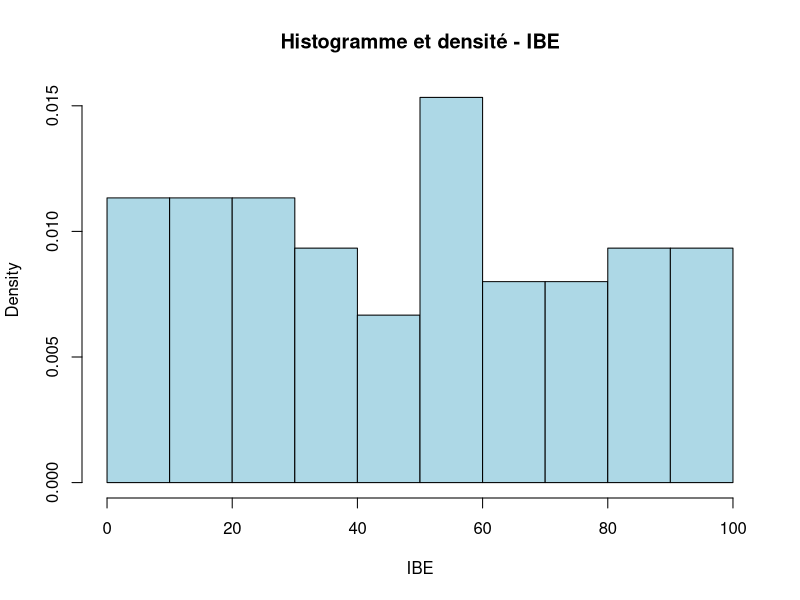
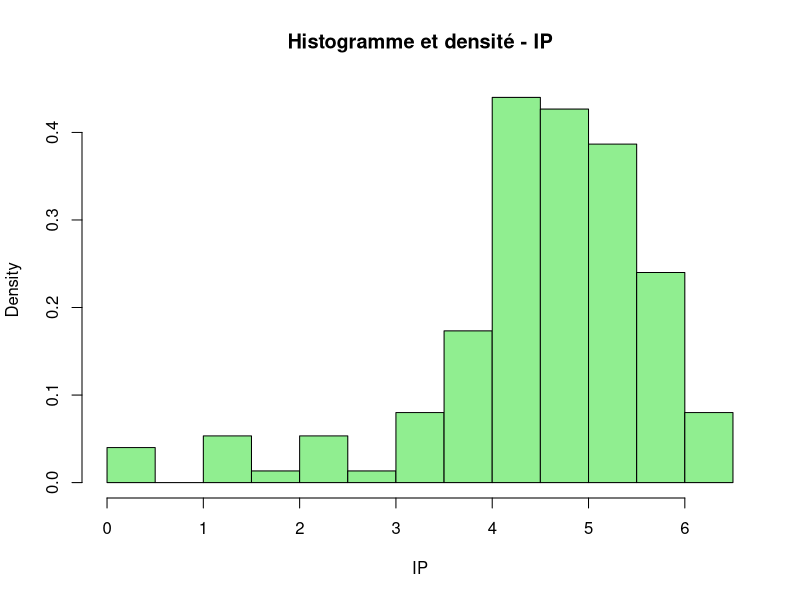
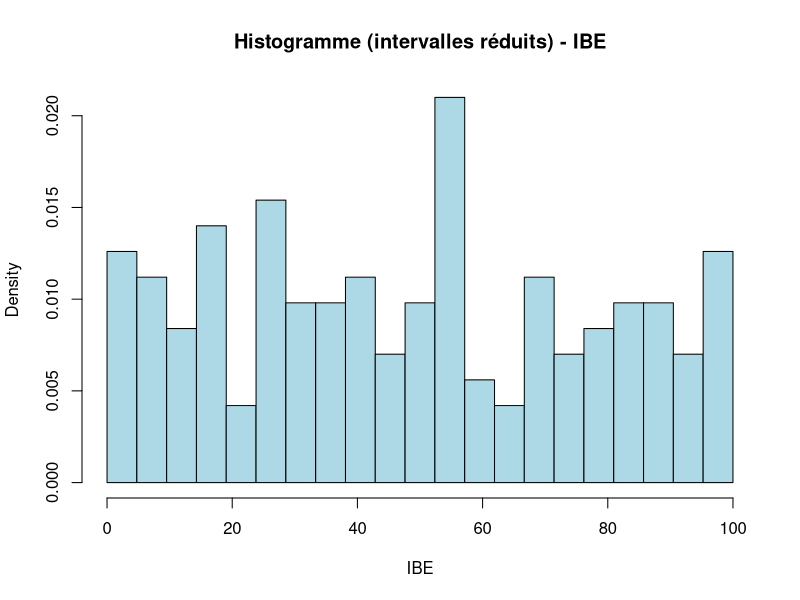
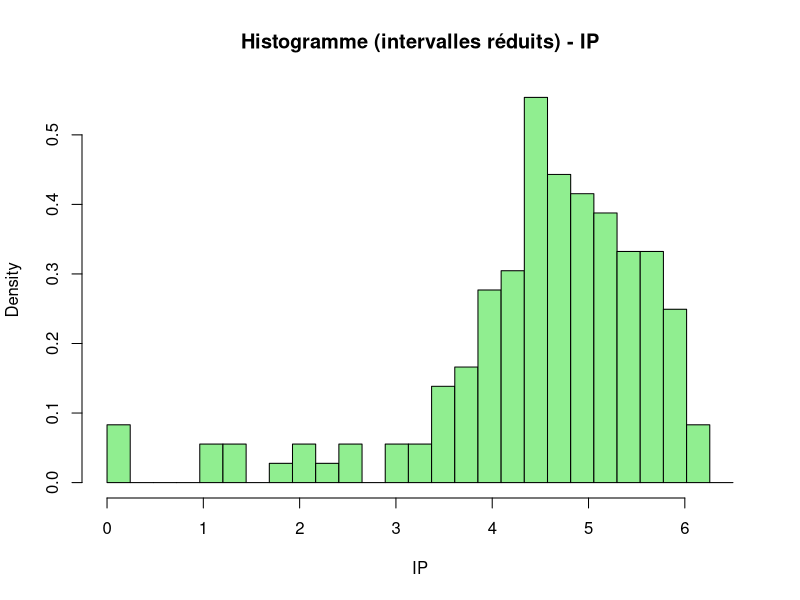
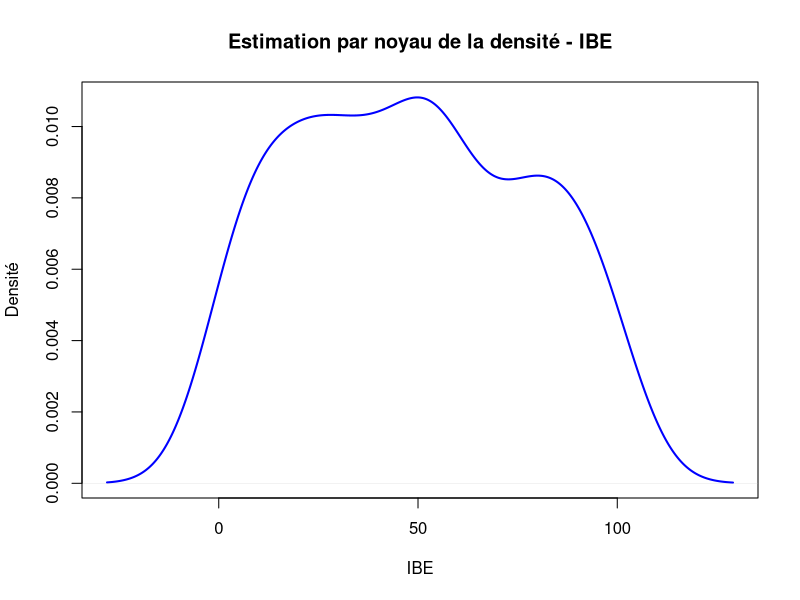
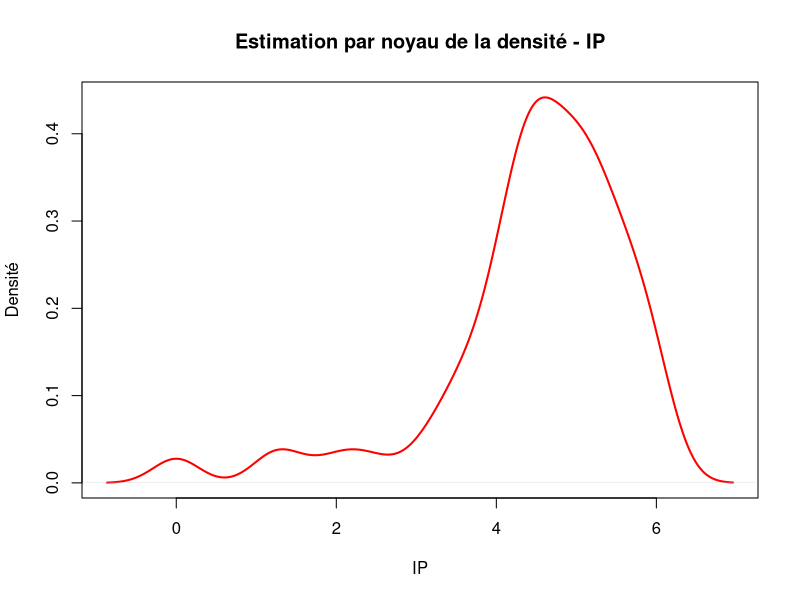
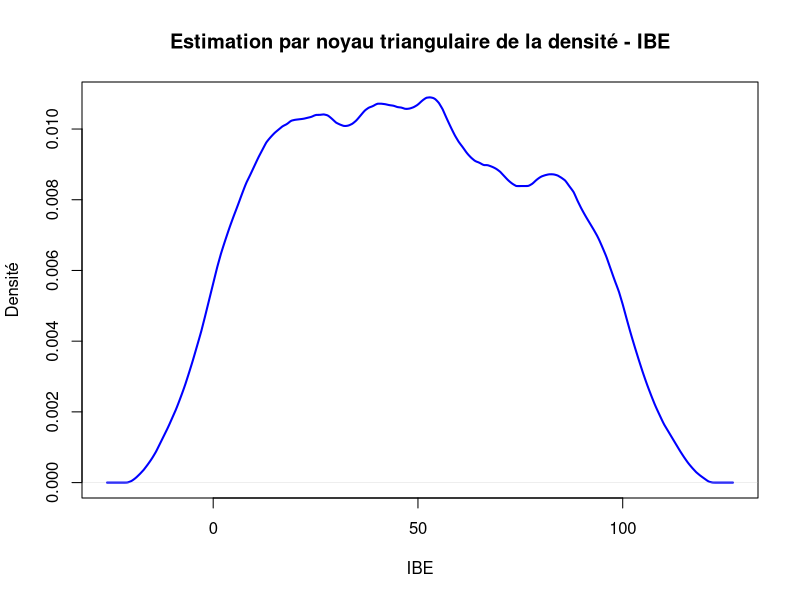
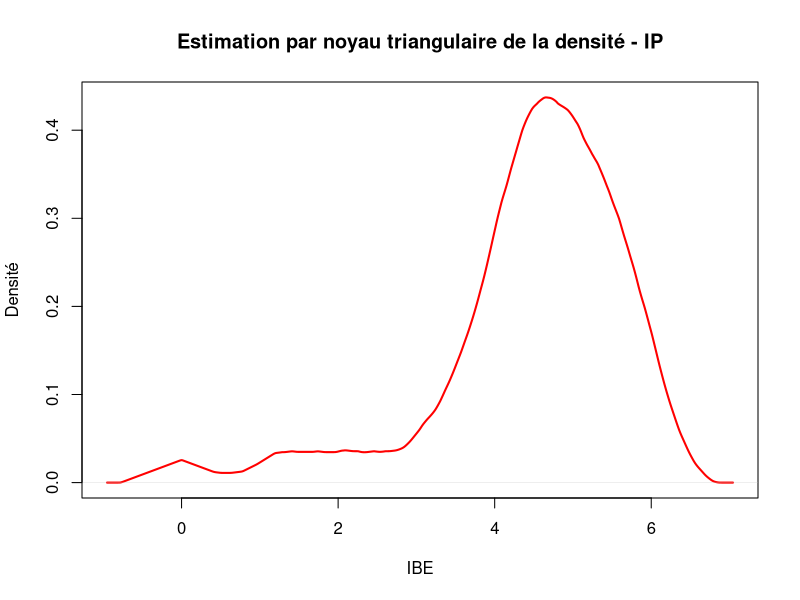

These charts were generated, in order, by the following R code:
# Prépatation de l'environnement et des données
setwd("F:/M1 MIAGE UEVE/Statistique/TP")
data <- read.csv("psychology.csv")

# Q1 Calculez des statistiques descriptives des distributions de l’IBE et de l’IP : moyenne, médiane, écart-type, IQR.

means <- apply(data, 2, mean)
medians <- apply(data, 2, median)
sds <- apply(data, 2, sd)
iqrs <- apply(data, 2, IQR)

result <- data.frame(
  Mean = means,
  Median = medians,
  SD = sds,
  IQR = iqrs
)
print("************** Question 1 **************")
print(result)
print("****************************************")

# Q2 Affichez une estimation de densité par histogramme pour chacune des deux variables : IBE et IP 
hist_IBE = hist(data$IBE, freq = FALSE, main = "Histogramme et densité - IBE",xlab = "IBE", col = "lightblue", border = "black")

hist_IP = hist(data$IP, freq = FALSE, main = "Histogramme et densité - IP",
     xlab = "IP", col = "lightgreen", border = "black")

# Q3 Affichez les mêmes histogrammes que ceux de la question précédente, mais avec des largeurs d’intervalles divisées par deux
new_breaks_IBE <- seq(min(hist_IBE$breaks), max(hist_IBE$breaks), length.out = length(hist_IBE$breaks) * 2)
hist_IBE_breaks = hist(data$IBE, breaks =new_breaks_IBE,  freq = FALSE, main = "Histogramme (intervalles réduits) - IBE",xlab = "IBE", col = "lightblue", border = "black")

new_breaks_IP <- seq(min(hist_IP$breaks), max(hist_IP$breaks), length.out = length(hist_IP$breaks) * 2)
hist_IP_breaks = hist(data$IP,breaks = new_breaks_IP, freq = FALSE, main = "Histogramme (intervalles réduits) - IP",
                      xlab = "IP", col = "lightgreen", border = "black")

#Q4  Affichez une estimation par noyau de la densité (en anglais : kernel density estimation) pour chacune des deux variables : IBE et IP
kde_IBE <- density(data$IBE)
kde_IP <- density(data$IP)

plot(kde_IBE, main = "Estimation par noyau de la densité - IBE", 
     xlab = "IBE", ylab = "Densité", col = "blue", lwd = 2)

plot(kde_IP,main = "Estimation par noyau de la densité - IP",
     xlab = "IP", ylab = "Densité", col = "red", lwd = 2)

#Q5 Refaites la Q4 - en utilisant un noyau triangulaire et en changeant la méthode du choix de paramètre de lissage par un validation croisée biaisée
kde_IBE_BIS <- density(data$IBE, kernel = "triangular", bw = "SJ")
kde_IP_BIS <- density(data$IP, kernel = "triangular", bw = "SJ")


plot(kde_IBE_BIS, main = "Estimation par noyau triangulaire de la densité - IBE", 
     xlab = "IBE", ylab = "Densité", col = "blue", lwd = 2)

plot(kde_IP_BIS, main = "Estimation par noyau triangulaire de la densité - IP", 
     xlab = "IBE", ylab = "Densité", col = "red", lwd = 2)

#Q6 Afficher le nuage de points entre les deux variables IBE et IP. Au regard de ce graphique, comment décririez-vous la relation entre ces deux variables ?
plot(data$IBE, data$IP,
     main = "Nuage de points entre IBE et IP",
     xlab = "IBE", ylab = "IP",
     col = "blue", pch = 16)

#Q7 Trouvez une transformation des données permettant de linéariser la relation entre les deux variables et affichez le nuage de points 
plot(log(data$IBE), data$IP, 
     main = "Relation linéarisée entre log(IBE) et IP", 
     xlab = "log(IBE)", ylab = "IP", 
     col = "blue", pch = 16)

#Q8 À partir de ces données transformées, calculez le coefficient de corrélation de Pearson entre les deux variables. Calculez également les coefficients de corrélation de Spearman et Kendall.
coef_corr_Pearson <- cor(log(data$IBE), data$IP, method = "pearson")
coef_corr_Spearman <- cor(log(data$IBE), data$IP, method = "spearman")
coef_corr_Kendall <- cor(log(data$IBE), data$IP, method = "kendall")

print("************** Question 8 **************")
print("le cofficient de corrélation de Pearson")
print(coef_corr_Pearson)
print("le cofficient de corrélation de Spearman")
print(coef_corr_Spearman)
print("le cofficient de corrélation de Kendall.")
print(coef_corr_Kendall)
print("****************************************")

#Q9 En reprenant le graphique de la question précédente, ajoutez 
#   - une ligne diagonale (pente = 1), de couleur rouge,
#   - les noms des abscisse et ordonnée (c’est-à-dire, IBE et IP).
plot(log(data$IBE), data$IP, 
     main = "Relation linéarisée entre IBE et IP à partir des données transformées", 
     xlab = "IBE", ylab = "IP", 
     col = "blue", pch = 16)
abline(a = 0, b = 1, col = "red", lwd = 2)

